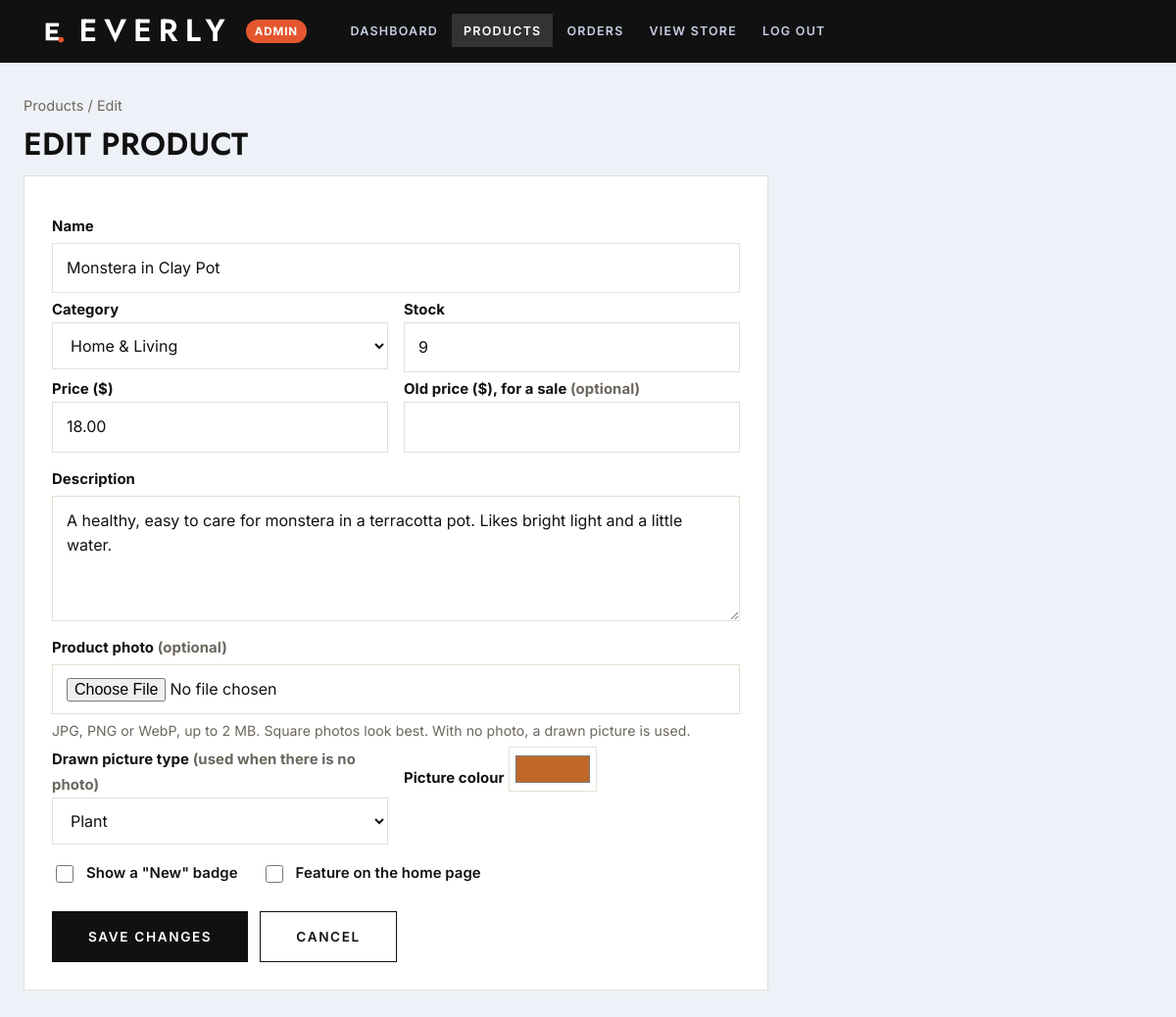
Page /admin/product_form.php?id=18 (signed in) on the committed database.
### tables this page shows
CREATE TABLE products (
    id INT AUTO_INCREMENT PRIMARY KEY,
    category_id INT,
    name VARCHAR(150) NOT NULL,
    slug VARCHAR(160) NOT NULL UNIQUE,
    description TEXT,
    price DECIMAL(10,2) NOT NULL,
    old_price DECIMAL(10,2) NULL,
    stock INT NOT NULL DEFAULT 0,
    art VARCHAR(20) NOT NULL DEFAULT 'book',
    swatch VARCHAR(7) NOT NULL DEFAULT '#3B4A6B',
    image VARCHAR(150) NULL,
    is_new TINYINT(1) NOT NULL DEFAULT 0,
    is_featured TINYINT(1) NOT NULL DEFAULT 0,
    created_at DATETIME DEFAULT CURRENT_TIMESTAMP,
    FOREIGN KEY (category_id) REFERENCES categories(id),
    FULLTEXT KEY ft_name_description (name, description)
);

CREATE TABLE categories (
    id INT AUTO_INCREMENT PRIMARY KEY,
    name VARCHAR(100) NOT NULL,
    slug VARCHAR(100) NOT NULL UNIQUE
);

### config.php (called while the page is built, shortened)
<?php
function e($value): string {
    return htmlspecialchars((string) $value, ENT_QUOTES, 'UTF-8');
}
require_once __DIR__ . '/includes/art.php';

### includes/art.php (called while the page is built, shortened)
<?php
function art_types(): array {
    return [
        'headphones' => 'Headphones', 'watch' => 'Watch', 'speaker' => 'Speaker', 'hub' => 'Charging hub',
        'keyboard' => 'Keyboard', 'jacket' => 'Jacket', 'sneakers' => 'Sneakers', 'scarf' => 'Scarf',
        'belt' => 'Belt', 'backpack' => 'Backpack', 'sunglasses' => 'Sunglasses', 'tote' => 'Tote bag',
        'mugs' => 'Mugs', 'lamp' => 'Lamp', 'blanket' => 'Blanket', 'candles' => 'Candles',
        'bottle' => 'Bottle', 'plant' => 'Plant', 'book' => 'Book', 'notebook' => 'Notebook',
    ];
}

### admin/product_form.php (the view, shortened to what this page needs)
<?php
require __DIR__ . '/../config.php';
$id = (int) ($_GET['id'] ?? 0);
$isEdit = $id > 0;
$p = [
    'name' => '', 'description' => '', 'price' => '', 'old_price' => '', 'stock' => '', 'category_id' => '',
    'art' => 'book', 'swatch' => '#3B4A6B', 'image' => '', 'is_new' => 0, 'is_featured' => 0,
];
if ($isEdit) {
    $stmt = $pdo->prepare('SELECT * FROM products WHERE id = ?');
    $stmt->execute([$id]);
    $existing = $stmt->fetch();
    $p = array_merge($p, $existing);
}
$categories = $pdo->query('SELECT * FROM categories ORDER BY name')->fetchAll();
$pageTitle = $isEdit ? 'Edit product' : 'Add a product';
require __DIR__ . '/../includes/admin_header.php';
?>
<p class="breadcrumb"><a href="products.php">Products</a> / <?= $isEdit ? 'Edit' : 'New' ?></p>
<h1><?= e($pageTitle) ?></h1>
<form method="post" action="product_form.php<?= $isEdit ? '?id=' . $id : '' ?>" enctype="multipart/form-data" class="panel form admin-form">
    <label for="name">Name</label>
    <input type="text" id="name" name="name" value="<?= e($p['name']) ?>" required>
    <div class="form-row">
        <div>
            <label for="category_id">Category</label>
            <select id="category_id" name="category_id" required>
                <?php foreach ($categories as $c): ?>
                    <option value="<?= (int) $c['id'] ?>" <?= (int) $p['category_id'] === (int) $c['id'] ? 'selected' : '' ?>><?= e($c['name']) ?></option>
                <?php endforeach; ?>
            </select>
        </div>
        <div>
            <label for="stock">Stock</label>
            <input type="number" id="stock" name="stock" min="0" step="1" value="<?= e($p['stock']) ?>" required>
        </div>
    </div>
    <div class="form-row">
        <div>
            <label for="price">Price ($)</label>
            <input type="number" id="price" name="price" step="0.01" min="0" value="<?= e($p['price']) ?>" required>
        </div>
        <div>
            <label for="old_price">Old price ($), for a sale <span class="muted">(optional)</span></label>
            <input type="number" id="old_price" name="old_price" step="0.01" min="0" value="<?= e($p['old_price']) ?>">
        </div>
    </div>
    <label for="description">Description</label>
    <textarea id="description" name="description" rows="4"><?= e($p['description']) ?></textarea>
    <label for="photo">Product photo <span class="muted">(optional)</span></label>
    <input type="file" id="photo" name="photo" accept="image/jpeg,image/png,image/webp">
    <p class="hint">JPG, PNG or WebP, up to 2 MB. Square photos look best. With no photo, a drawn picture is used.</p>
    <div class="form-row">
        <div>
            <label for="art">Drawn picture type <span class="muted">(used when there is no photo)</span></label>
            <select id="art" name="art">
                <?php foreach (art_types() as $k => $label): ?>
                    <option value="<?= e($k) ?>" <?= $p['art'] === $k ? 'selected' : '' ?>><?= e($label) ?></option>
                <?php endforeach; ?>
            </select>
        </div>
        <div>
            <label for="swatch">Picture colour</label>
            <input type="color" id="swatch" name="swatch" value="<?= e($p['swatch']) ?>">
        </div>
    </div>
    <div class="checks">
        <label><input type="checkbox" name="is_new" value="1" <?= !empty($p['is_new']) ? 'checked' : '' ?>> Show a "New" badge</label>
        <label><input type="checkbox" name="is_featured" value="1" <?= !empty($p['is_featured']) ? 'checked' : '' ?>> Feature on the home page</label>
    </div>
    <div style="margin-top:22px;display:flex;gap:12px">
        <button type="submit" class="btn btn-primary btn-lg"><?= $isEdit ? 'Save changes' : 'Create product' ?></button>
        <a href="products.php" class="btn btn-light btn-lg">Cancel</a>
    </div>
</form>
<?php require __DIR__ . '/../includes/admin_footer.php'; ?>

### assets/css/style.css (style rules this page uses)
:root { --ink: #17203A; --ink-2: #2A3556; --coral: #FF5B45; --coral-d: #E5432E; --sun: #FFC93C; --bg: #F4F6FA; --card: #FFFFFF; --line: #E1E5EE; --muted: #5B6783; --ok: #0E9384; --danger: #C2362B; --radius: 16px; --shadow: 0 1px 2px rgba(23, 32, 58, 0.05), 0 8px 24px rgba(23, 32, 58, 0.07); --shadow-up: 0 2px 4px rgba(23, 32, 58, 0.06), 0 16px 36px rgba(23, 32, 58, 0.12); }
* { box-sizing: border-box; }
html { scroll-behavior: smooth; }
body { margin: 0; background: var(--bg); color: var(--ink); font-family: "Inter", -apple-system, "Segoe UI", Helvetica, Arial, sans-serif; font-size: 16px; line-height: 1.6; -webkit-font-smoothing: antialiased; }
h1, h2, h3, h4 { font-family: "Jost", "Inter", sans-serif; font-weight: 700; letter-spacing: -0.02em; line-height: 1.12; margin: 0 0 0.45em; }
h1 { font-size: clamp(2rem, 4.4vw, 3rem); }
p { margin: 0 0 1em; }
a { color: var(--ink); text-decoration: none; }
.muted { color: var(--muted); }
.btn { display: inline-flex; align-items: center; justify-content: center; gap: 8px; font: inherit; font-weight: 700; padding: 11px 22px; border-radius: 999px; border: 2px solid transparent; cursor: pointer; transition: transform 0.12s ease, background 0.15s ease, box-shadow 0.15s ease; text-decoration: none !important; line-height: 1.2; }
.btn-primary { background: var(--ink); color: #fff; }
.btn-light { background: #fff; color: var(--ink); border-color: var(--line); }
.btn-lg { padding: 14px 30px; font-size: 1.05rem; }
.breadcrumb { font-size: 0.9rem; color: var(--muted); margin-bottom: 12px; }
.breadcrumb a { color: var(--muted); }
.panel { background: var(--card); border-radius: var(--radius); box-shadow: var(--shadow); padding: 28px; margin-bottom: 18px; }
.form { display: flex; flex-direction: column; gap: 4px; }
.form label { font-weight: 700; font-size: 0.93rem; margin-top: 12px; }
.form input, .form select, .form textarea { font: inherit; padding: 12px 14px; border: 2px solid var(--line); border-radius: 12px; background: #fff; color: var(--ink); width: 100%; transition: border-color 0.15s ease; }
.form-row { display: grid; grid-template-columns: 1fr 1fr; gap: 16px; }
:root { --ink: #111111; --ink-2: #2B2B2B; --coral: #E4572E; --coral-d: #C84520; --sun: #F3D9A4; --bg: #FBF8F3; --line: #E6DFD3; --muted: #6B665E; --radius: 0; --shadow: none; --shadow-up: 0 12px 30px rgba(17, 17, 17, 0.10); }
body { background: #fff; letter-spacing: 0.005em; }
h1, h2, h3, h4 { font-weight: 600; letter-spacing: 0.01em; text-transform: uppercase; }
h1 { font-size: clamp(2rem, 4.6vw, 3.4rem); line-height: 1.04; }
.btn { border-radius: 0; text-transform: uppercase; letter-spacing: 0.12em; font-size: 0.8rem; font-weight: 600; padding: 14px 28px; border-width: 1.5px; }
.btn-lg { font-size: 0.85rem; padding: 17px 36px; }
.btn-light { border-color: var(--ink); }
.form input, .form select, .form textarea, .price-row input, .sort-select, .qty-stepper, .pay-option { border-radius: 0; border-width: 1.5px; }
.filters, .summary-card, .panel, .ship-meter, .cart-row, .table-wrap { border-radius: 0; box-shadow: none; border: 1px solid var(--line); }

### assets/css/admin.css (style rules this page uses)
.admin-body { background: #EEF1F7; }
.admin-main h1 { font-size: 2rem; }
.admin-form { max-width: 760px; }
.admin-form .hint { color: var(--muted); font-size: 0.88rem; margin: 2px 0 0; }
.admin-form input[type="color"] { padding: 4px; height: 46px; width: 90px; }
.admin-form input[type="checkbox"] { width: 18px; height: 18px; accent-color: var(--coral); }
.checks { display: flex; gap: 24px; margin-top: 14px; }
.checks label { display: flex; align-items: center; gap: 10px; margin: 0; font-weight: 600; }

### rows in the picture
products: name "Monstera in Clay Pot", category_id "Home & Living", stock "9", price "18.00", description "A healthy, easy to care for monstera in a terracotta pot. Likes bright light and a little water.", art "Plant", swatch "#c0682a"

### other values in the picture
$pageTitle "EDIT PRODUCT"
